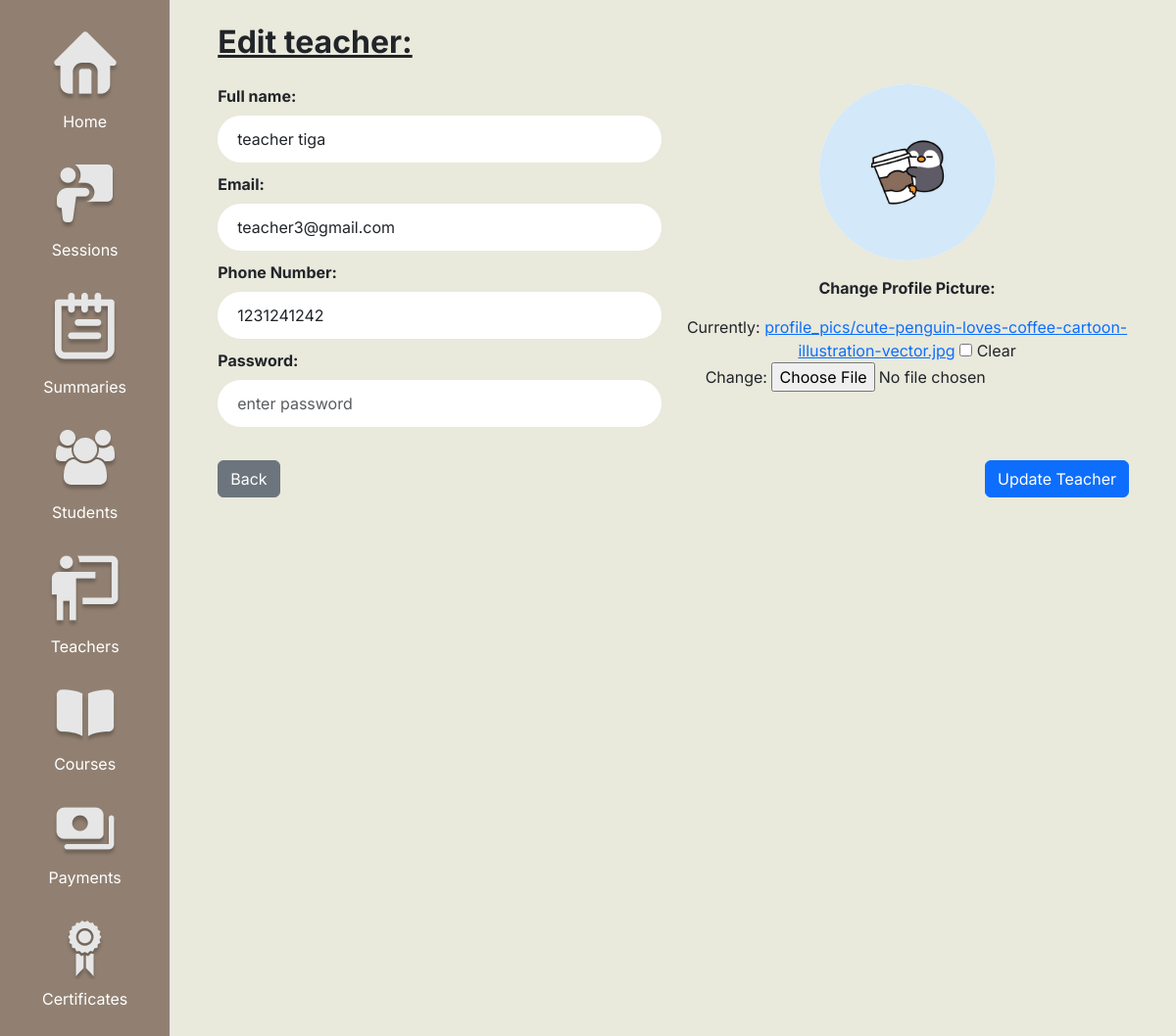
/teachers/edit/21/, run on the app's committed database.
### core/models.py (models this page shows, shortened)
class User(AbstractUser):
    GENDER_CHOICES = [
        ('male', 'Male'),
        ('female', 'Female'),
    ]
    ROLE_CHOICES = [
        ('admin', 'Admin'),
        ('teacher', 'Teacher'),
        ('student', 'Student'),
    ]
    STATUS_CHOICES = [
        ('active', 'Active'),
        ('inactive', 'Inactive'),
        ('quit', 'Quit'),
    ]
    email = models.EmailField(unique=True)
    name = models.CharField(max_length=100)
    gender = models.CharField(max_length=6, choices=GENDER_CHOICES, default='male')
    phone = models.CharField(max_length=20)
    role = models.CharField(max_length=10, choices=ROLE_CHOICES, default='teacher')
    status = models.CharField(max_length=10, choices=STATUS_CHOICES, default='active')
    created_at = models.DateTimeField(auto_now_add=True)
    USERNAME_FIELD = 'username'
    REQUIRED_FIELDS = ['email', 'name']

class Teacher(models.Model):
    user = models.OneToOneField(User, on_delete=models.CASCADE, primary_key=True)
    teacherImage = models.ImageField(upload_to='profile_pics/', default='default_teacher.png')
    badge = models.CharField(max_length=20, default='')
    point = models.IntegerField(default=0)
    allTimeTopOne = models.IntegerField(default=0)
    allTimeTopThree = models.IntegerField(default=0)
    summaryDone = models.IntegerField(default=0)

### core/views.py (the view)
# urls.py: path('teachers/edit/<int:teacher_id>/', views.edit_teacher, name='edit_teacher'),
def edit_teacher(request, teacher_id):
    teacher = get_object_or_404(Teacher, pk=teacher_id)
    user = teacher.user
    if request.method == 'POST':
        user_form = UserForm(request.POST, instance=user)
        teacher_form = TeacherForm(request.POST, request.FILES, instance=teacher)
        if user_form.is_valid() and teacher_form.is_valid():
            user = user_form.save(commit=False)
            if 'password' in user_form.cleaned_data and user_form.cleaned_data['password']:
                user.set_password(user_form.cleaned_data['password'])
            user.save()
            teacher = teacher_form.save(commit=False)
            teacher.user = user
            teacher.save()
            Schedule.objects.filter(teacher=teacher).delete()
            messages.success(request, f"Teacher {user.name} edited successfully!")
            return redirect('admin_teachers')
        else:
            messages.error(request, "Failed to save. Please enter the fields appropriately.")
    else:
        user_form = UserForm(instance=user)
        teacher_form = TeacherForm(instance=teacher)
    return render(request, 'pages/edit_teacher.html', {
        'user_form': user_form,
        'teacher_form': teacher_form,
        'teacher': teacher,
    })

### core/forms.py
class UserForm(forms.ModelForm):
    password = forms.CharField(
        widget=forms.PasswordInput(attrs={'class': 'form-control', 'placeholder': 'enter password'}),
        required=True
    )
    class Meta:
        model = User
        fields = ['name', 'email', 'phone', 'password'] #taro created_at juga klo mau
        widgets = {
            'name': forms.TextInput(attrs={'class': 'form-control', 'placeholder': 'enter name'}),
            'email': forms.EmailInput(attrs={'class': 'form-control', 'placeholder': 'enter email'}),
            'phone': forms.TextInput(attrs={'class': 'form-control', 'placeholder': 'enter phone no.'}),
        }

class TeacherForm(forms.ModelForm):
    teacherImage = forms.ImageField(required=False)
    class Meta:
        model = Teacher
        fields = ['teacherImage']

### core/templates/pages/edit_teacher.html (shortened to what this page needs)
{% extends 'base/admin_base.html' %}
{% load static %}
{% block content %}
<div class="container">
<h2 class="fw-bold text-decoration-underline mb-4">Edit teacher: {{ teacher.name }}</h2>
<form method="post" enctype="multipart/form-data">
	<div class="row">
	<div class="col-md-6">
		<label for="{{ user_form.name.id_for_label }}" class="form-label fw-bold mb-2">Full name:</label>
		{{ user_form.name }}
		<label for="{{ user_form.email.id_for_label }}" class="form-label fw-bold mb-2">Email:</label>
		{{ user_form.email }}
		<label for="{{ user_form.phone.id_for_label }}" class="form-label fw-bold mb-2">Phone Number:</label>
		{{ user_form.phone }}
		<label for="{{ user_form.password.id_for_label }}" class="form-label fw-bold mb-2">Password:</label>
		{{ user_form.password }}
	</div>
	<div class="col-md-6 text-center">
		<div class="profile-pic">
			{% if teacher.teacherImage %}
				<img src="{{ teacher.teacherImage.url }}" alt="Profile picture" class="img-fluid rounded-circle" style="width:180px; height:180px; object-fit:cover;">
			{% else %}
				insert profile picture
			{% endif %}
		</div>
		<label class="form-label my-3 fw-bold">Change Profile Picture:</label><br>
		{{ teacher_form.teacherImage }}
	</div>
	</div>
	<div class="d-flex justify-content-between mt-4">
		<a href="{% url 'admin_teachers' %}" class="btn btn-secondary">Back</a>
		<button type="submit" class="btn btn-primary">Update Teacher</button>
	</div>
</form>
</div>
{% endblock %}

### static/css/base.css (style rules this page uses)
* { font-family: "Inter", serif; }
body { background-color: #E9E9DC; }

### core/templates/pages/edit_teacher.html (style rules this page uses)
.form-control { border-radius: 25px; background-color: #ffffff; border: none; padding: 12px 20px; font-size: 16px; margin-bottom: 10px; }
.profile-pic { background-color: #ffffff; width: 180px; height: 180px; border-radius: 50%; display: flex; align-items: center; justify-content: center; color: #888; font-size: 14px; margin: auto; }

### data on the page
User: name "teacher tiga", email "teacher3@gmail.com", phone "1231241242"
Teacher: teacherImage (picture)
